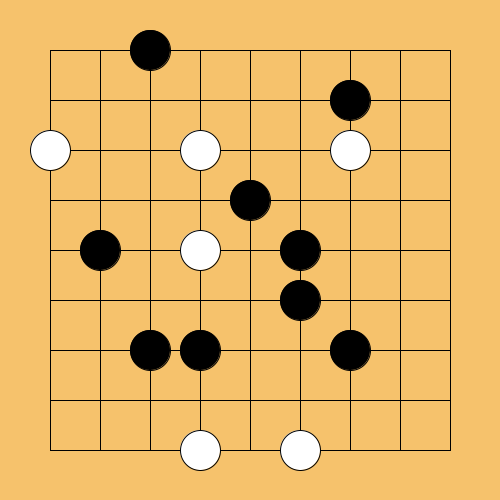
Frame 1 (no input)
Frame 60 (the mouse pressed at the canvas centre just before this capture): identical to frame 1, image omitted
Frame 120 (the mouse held since frame 60 and released just before this capture): identical to frame 1, image omitted

The Processing sketch that drew this single still picture (run headless with seeded random() and noise(); from frame 60 on, the mouse is pressed at the canvas centre):

// Processing sketch: week04_7_chessboard
// ── week04_7_chessboard.pde
void setup(){
 size(500,500); 
}
int [][] go={
 {0,0,1,0,0,0,0,0,0},
 {0,0,0,0,0,0,1,0,0},
 {2,0,0,2,0,0,2,0,0},
 {0,0,0,0,1,0,0,0,0},
 {0,1,0,2,0,1,0,0,0},
 {0,0,0,0,0,1,0,0,0},
 {0,0,1,1,0,0,1,0,0},
 {0,0,0,0,0,0,0,0,0},
 {0,0,0,2,0,2,0,0,0},
}; //陣列 array 9*9
void draw(){ 
 //用迴圈畫出很多棋
 background(246,194,108); //木頭色棋盤
 for(int i=1; i<=9; i++){ //畫棋盤上的線
  line(50, 50*i, 450, 50*i); //湊出來的
  line(50*i, 50, 50*i, 450); //湊出來的
 }
 for(int i=0; i<9; i++){ //左手i 對應y座標
  for(int j=0; j<9; j++){ //右手j 對應x座標
  //0:沒有棋子 1:黑棋  2:白棋
   if( go[i][j]==1){
       fill(0); //1:黑棋
       ellipse(50+j*50, 50+i*50, 40, 40); 
     }
    else if( go[i][j]==2){
      fill(255); //2:白棋
      ellipse(50+j*50, 50+i*50, 40, 40); 
    } 
  }
 }
}
